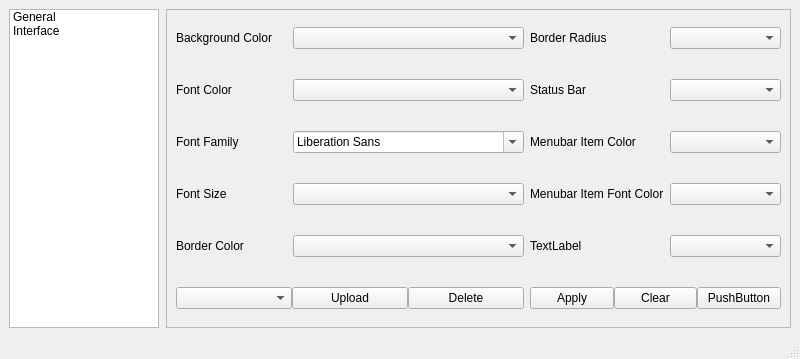
<?xml version="1.0" encoding="UTF-8"?>
<ui version="4.0">
 <class>SettingsWindow</class>
 <widget class="QMainWindow" name="SettingsWindow">
  <property name="geometry">
   <rect>
    <x>0</x>
    <y>0</y>
    <width>800</width>
    <height>359</height>
   </rect>
  </property>
  <property name="windowTitle">
   <string>MainWindow</string>
  </property>
  <widget class="QWidget" name="centralwidget">
   <layout class="QHBoxLayout" name="horizontalLayout">
    <item>
     <widget class="QSplitter" name="splitter">
      <property name="orientation">
       <enum>Qt::Horizontal</enum>
      </property>
      <property name="handleWidth">
       <number>0</number>
      </property>
      <widget class="QListWidget" name="listWidget">
       <property name="maximumSize">
        <size>
         <width>150</width>
         <height>16777215</height>
        </size>
       </property>
       <item>
        <property name="text">
         <string>General</string>
        </property>
       </item>
       <item>
        <property name="text">
         <string>Interface</string>
        </property>
       </item>
      </widget>
      <widget class="QStackedWidget" name="stackedWidget">
       <property name="currentIndex">
        <number>2</number>
       </property>
       <widget class="QWidget" name="page"/>
       <widget class="QWidget" name="page_3"/>
       <widget class="QWidget" name="pageInterface">
        <layout class="QHBoxLayout" name="horizontalLayout_2">
         <property name="leftMargin">
          <number>7</number>
         </property>
         <property name="topMargin">
          <number>0</number>
         </property>
         <property name="rightMargin">
          <number>0</number>
         </property>
         <property name="bottomMargin">
          <number>0</number>
         </property>
         <item>
          <widget class="QFrame" name="frame">
           <property name="frameShape">
            <enum>QFrame::StyledPanel</enum>
           </property>
           <property name="frameShadow">
            <enum>QFrame::Raised</enum>
           </property>
           <layout class="QHBoxLayout" name="horizontalLayout_5">
            <item>
             <layout class="QGridLayout" name="gridLayout" columnstretch="0,0,0,0">
              <property name="horizontalSpacing">
               <number>6</number>
              </property>
              <property name="verticalSpacing">
               <number>22</number>
              </property>
              <item row="4" column="1">
               <widget class="QComboBox" name="comboBox_6"/>
              </item>
              <item row="5" column="2" colspan="2">
               <layout class="QHBoxLayout" name="horizontalLayout_4">
                <item>
                 <widget class="QPushButton" name="pushButton_3">
                  <property name="text">
                   <string>Apply</string>
                  </property>
                 </widget>
                </item>
                <item>
                 <widget class="QPushButton" name="pushButton_4">
                  <property name="text">
                   <string>Clear</string>
                  </property>
                 </widget>
                </item>
                <item>
                 <widget class="QPushButton" name="pushButton_2">
                  <property name="text">
                   <string>PushButton</string>
                  </property>
                 </widget>
                </item>
               </layout>
              </item>
              <item row="0" column="2">
               <widget class="QLabel" name="label_2">
                <property name="text">
                 <string>Border Radius</string>
                </property>
               </widget>
              </item>
              <item row="3" column="1">
               <widget class="QComboBox" name="comboBox_5"/>
              </item>
              <item row="0" column="1">
               <widget class="QComboBox" name="comboBox"/>
              </item>
              <item row="1" column="1">
               <widget class="QComboBox" name="comboBox_3"/>
              </item>
              <item row="0" column="0">
               <widget class="QLabel" name="label">
                <property name="text">
                 <string>Background Color</string>
                </property>
               </widget>
              </item>
              <item row="2" column="3">
               <widget class="QComboBox" name="comboBox_8"/>
              </item>
              <item row="5" column="0" colspan="2">
               <layout class="QHBoxLayout" name="horizontalLayout_3">
                <item>
                 <widget class="QComboBox" name="comboBox_11"/>
                </item>
                <item>
                 <widget class="QPushButton" name="pushButton">
                  <property name="text">
                   <string>Upload</string>
                  </property>
                 </widget>
                </item>
                <item>
                 <widget class="QPushButton" name="pushButton_5">
                  <property name="text">
                   <string>Delete</string>
                  </property>
                 </widget>
                </item>
               </layout>
              </item>
              <item row="4" column="2">
               <widget class="QLabel" name="label_10">
                <property name="text">
                 <string>TextLabel</string>
                </property>
               </widget>
              </item>
              <item row="1" column="3">
               <widget class="QComboBox" name="comboBox_7"/>
              </item>
              <item row="0" column="3">
               <widget class="QComboBox" name="comboBox_2"/>
              </item>
              <item row="3" column="0">
               <widget class="QLabel" name="label_5">
                <property name="text">
                 <string>Font Size</string>
                </property>
               </widget>
              </item>
              <item row="4" column="0">
               <widget class="QLabel" name="label_6">
                <property name="text">
                 <string>Border Color</string>
                </property>
               </widget>
              </item>
              <item row="2" column="0">
               <widget class="QLabel" name="label_4">
                <property name="text">
                 <string>Font Family</string>
                </property>
               </widget>
              </item>
              <item row="3" column="3">
               <widget class="QComboBox" name="comboBox_9"/>
              </item>
              <item row="4" column="3">
               <widget class="QComboBox" name="comboBox_10"/>
              </item>
              <item row="3" column="2">
               <widget class="QLabel" name="label_9">
                <property name="text">
                 <string>Menubar Item Font Color</string>
                </property>
               </widget>
              </item>
              <item row="1" column="2">
               <widget class="QLabel" name="label_7">
                <property name="text">
                 <string>Status Bar </string>
                </property>
               </widget>
              </item>
              <item row="1" column="0">
               <widget class="QLabel" name="label_3">
                <property name="text">
                 <string>Font Color</string>
                </property>
               </widget>
              </item>
              <item row="2" column="2">
               <widget class="QLabel" name="label_8">
                <property name="text">
                 <string>Menubar Item Color </string>
                </property>
               </widget>
              </item>
              <item row="2" column="1">
               <widget class="QFontComboBox" name="fontComboBox"/>
              </item>
             </layout>
            </item>
           </layout>
          </widget>
         </item>
        </layout>
       </widget>
      </widget>
     </widget>
    </item>
   </layout>
  </widget>
  <widget class="QStatusBar" name="statusbar"/>
 </widget>
 <resources/>
 <connections/>
</ui>
